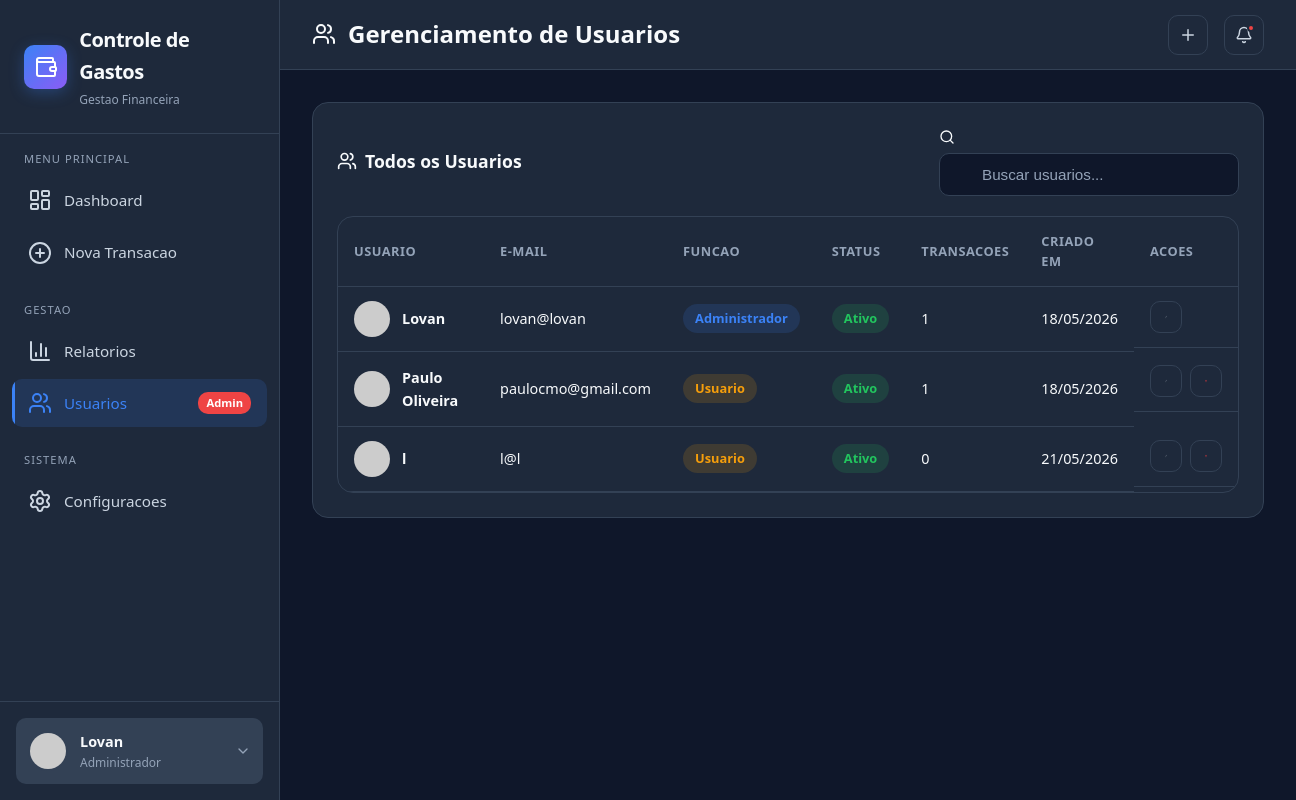
The app's page /users (signed in) with its own data.
### controle_gastos/database.py (models this page shows, shortened)
class User(UserMixin, db.Model):
    __tablename__ = 'users'
    id = db.Column(db.Integer, primary_key=True)
    public_id = db.Column(db.String(36), unique=True, default=lambda: str(uuid.uuid4()))
    name = db.Column(db.String(100), nullable=False)
    email = db.Column(db.String(120), unique=True, nullable=False)
    password_hash = db.Column(db.String(256), nullable=False)
    avatar = db.Column(db.String(200), default='https://ui-avatars.com/api/?name=User&background=1e293b&color=fff')
    role = db.Column(db.String(20), default='user')
    is_active = db.Column(db.Boolean, default=True)
    created_at = db.Column(db.DateTime, default=datetime.utcnow)
    updated_at = db.Column(db.DateTime, default=datetime.utcnow, onupdate=datetime.utcnow)
    transactions = db.relationship('Transaction', backref='user', lazy=True, cascade='all, delete-orphan')
    categories = db.relationship('Category', backref='user', lazy=True, cascade='all, delete-orphan')

### controle_gastos/app.py (the view)
@app.route('/users')
@login_required
@admin_required
def users():
    return render_template('users.html', users=User.query.all())

### controle_gastos/app.py (called while the page is built)
def admin_required(f):
    @wraps(f)
    def decorated_function(*args, **kwargs):
        if not current_user.is_authenticated or current_user.role != 'admin':
            flash('Acesso restrito a administradores.', 'error')
            return redirect(url_for('dashboard'))
        return f(*args, **kwargs)
    return decorated_function

@login_manager.user_loader
def load_user(user_id):
    return User.query.get(int(user_id))

### controle_gastos/templates/users.html (shortened to what this page needs)
{% extends "base.html" %}
{% block page_icon %}users{% endblock %}
{% block page_title %}Gerenciamento de Usuarios{% endblock %}
{% block content %}
<div class="card">
    <div class="card-header">
        <div class="card-title">
            <i data-lucide="users" style="width: 20px; height: 20px;"></i>
            Todos os Usuarios
        </div>
        <div class="search-box" style="width: 300px;">
            <i data-lucide="search" style="width: 16px; height: 16px;"></i>
            <input type="text" class="form-input" id="searchUsers" placeholder="Buscar usuarios..." onkeyup="filterUsers()">
        </div>
    </div>
    <div class="table-responsive">
        <table class="data-table" id="usersTable">
            <thead>
                <tr>
                    <th>Usuario</th>
                    <th>E-mail</th>
                    <th>Funcao</th>
                    <th>Status</th>
                    <th>Transacoes</th>
                    <th>Criado em</th>
                    <th>Acoes</th>
                </tr>
            </thead>
            <tbody id="usersBody">
                {% for user in users %}
                <tr>
                    <td>
                        <div style="display: flex; align-items: center; gap: 12px;">
                            <img src="{{ user.avatar }}" alt="" style="width: 36px; height: 36px; border-radius: 50%; object-fit: cover;">
                            <span style="font-weight: 600;">{{ user.name }}</span>
                        </div>
                    </td>
                    <td>{{ user.email }}</td>
                    <td>
                        <span class="badge {{ 'badge-info' if user.role == 'admin' else 'badge-warning' }}">
                            {{ 'Administrador' if user.role == 'admin' else 'Usuario' }}
                        </span>
                    </td>
                    <td>
                        <span class="badge {{ 'badge-success' if user.is_active else 'badge-danger' }}">
                            {{ 'Ativo' if user.is_active else 'Inativo' }}
                        </span>
                    </td>
                    <td>{{ user.transactions|length }}</td>
                    <td>{{ user.created_at.strftime('%d/%m/%Y') }}</td>
                    <td class="actions">
                        <button class="btn-icon btn-sm" onclick="editUser({{ user.id }})" style="width: 32px; height: 32px;" data-tooltip="Editar">
                            <i data-lucide="edit-2" style="width: 14px; height: 14px;"></i>
                        </button>
                        {% if user.id != current_user.id %}
                        <button class="btn-icon btn-sm" onclick="deleteUser({{ user.id }})" style="width: 32px; height: 32px;" data-tooltip="Excluir">
                            <i data-lucide="trash-2" style="width: 14px; height: 14px; color: var(--danger);"></i>
                        </button>
                        {% endif %}
                    </td>
                </tr>
                {% endfor %}
            </tbody>
        </table>
    </div>
</div>
{% endblock %}

### controle_gastos/templates/base.html (shortened to what this page needs)
<!DOCTYPE html>
<html lang="pt-BR">
<head>
</head>
<body>
    {% block body %}
    <div class="app-container">
        <aside class="sidebar" id="sidebar">
            <div class="sidebar-header">
                <a href="{{ url_for('dashboard') }}" class="logo">
                    <div class="logo-icon">
                        <i data-lucide="wallet" style="color: white; width: 24px; height: 24px;"></i>
                    </div>
                    <div>
                        <div class="logo-text">Controle de Gastos</div>
                        <div class="logo-subtext">Gestao Financeira</div>
                    </div>
                </a>
            </div>
            <nav class="sidebar-nav">
                <div class="nav-section">
                    <div class="nav-section-title">Menu Principal</div>
                    <a href="{{ url_for('dashboard') }}" class="nav-item {% if request.endpoint == 'dashboard' %}active{% endif %}">
                        <i data-lucide="layout-dashboard"></i><span>Dashboard</span>
                    </a>
                    <a href="#" class="nav-item" onclick="openTransactionModal(); return false;">
                        <i data-lucide="plus-circle"></i><span>Nova Transacao</span>
                    </a>
                </div>
                <div class="nav-section">
                    <div class="nav-section-title">Gestao</div>
                    <a href="{{ url_for('reports') }}" class="nav-item {% if request.endpoint == 'reports' %}active{% endif %}">
                        <i data-lucide="bar-chart-3"></i><span>Relatorios</span>
                    </a>
                    {% if current_user.role == 'admin' %}
                    <a href="{{ url_for('users') }}" class="nav-item {% if request.endpoint == 'users' %}active{% endif %}">
                        <i data-lucide="users"></i><span>Usuarios</span><span class="nav-badge">Admin</span>
                    </a>
                    {% endif %}
                </div>
                <div class="nav-section">
                    <div class="nav-section-title">Sistema</div>
                    <a href="{{ url_for('settings') }}" class="nav-item {% if request.endpoint == 'settings' %}active{% endif %}">
                        <i data-lucide="settings"></i><span>Configuracoes</span>
                    </a>
                </div>
            </nav>
            <div class="sidebar-footer">
                <div class="dropdown" id="userDropdown">
                    <div class="user-card" onclick="toggleDropdown('userDropdown')">
                        <img src="{{ current_user.avatar }}" alt="Avatar" class="user-avatar">
                        <div class="user-info">
                            <div class="user-name">{{ current_user.name }}</div>
                            <div class="user-role">{{ 'Administrador' if current_user.role == 'admin' else 'Usuario' }}</div>
                        </div>
                        <i data-lucide="chevron-down" style="width: 16px; height: 16px; color: var(--text-muted);"></i>
                    </div>
                </div>
            </div>
        </aside>
        <main class="main-content">
            <header class="top-bar">
                <div style="display: flex; align-items: center; gap: 16px;">
                    <h1 class="page-title">
                        <i data-lucide="{% block page_icon %}layout-dashboard{% endblock %}" style="width: 24px; height: 24px;"></i>
                        {% block page_title %}Dashboard{% endblock %}
                    </h1>
                </div>
                <div class="top-bar-actions">
                    <button class="btn-icon" onclick="openTransactionModal()" data-tooltip="Nova Transacao">
                        <i data-lucide="plus" style="width: 18px; height: 18px;"></i>
                    </button>
                    <button class="btn-icon" data-tooltip="Notificacoes">
                        <i data-lucide="bell" style="width: 18px; height: 18px;"></i>
                        <span class="notification-dot"></span>
                    </button>
                </div>
            </header>
            <div class="content-area">
                {% block content %}{% endblock %}
            </div>
        </main>
    </div>
    {% endblock %}
</body>
</html>

### records on screen
User: name "Lovan", role "Administrador", email "lovan@lovan", is_active "Ativo", transactions|length "1", created_at "18/05/2026"
User: name "Paulo Oliveira", email "paulocmo@gmail.com", role "Usuario", is_active "Ativo", transactions|length "1", created_at "18/05/2026"
User: name "l", email "l@l", role "Usuario", is_active "Ativo", transactions|length "0", created_at "21/05/2026", {{ user.id }} 3 (drawn)
